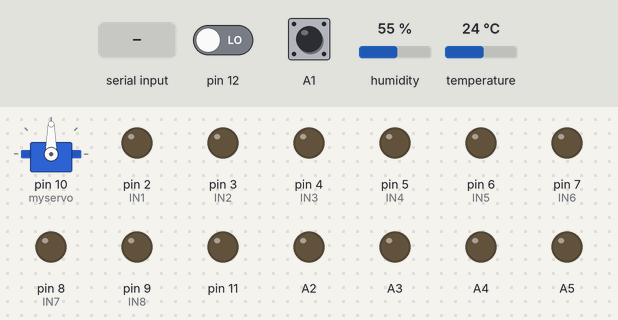
A sketch run on a simulated Arduino Uno, built with avr-gcc and run on an emulated ATmega328P. On the bench: servo, output pins drawn as LEDs (lit = HIGH). The inputs (shaded band) are chosen by the test bench; at power-on: pin 12 LOW, A1 HIGH, humidity 55 %, temperature 24 °C. What the sketch prints to the serial monitor is not drawn.

Above: at 1.2 s.
1.3 s: "1" received over Serial
At 2.3 s:
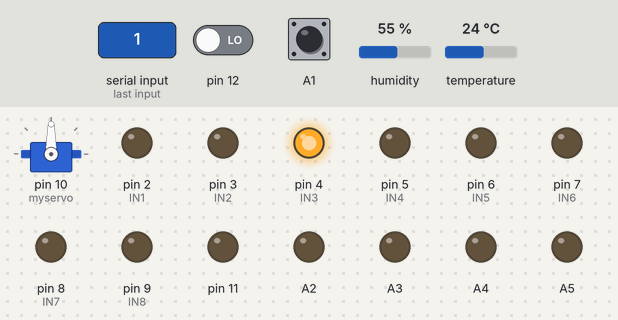
13.3 s: "2" received over Serial
At 16.5 s:
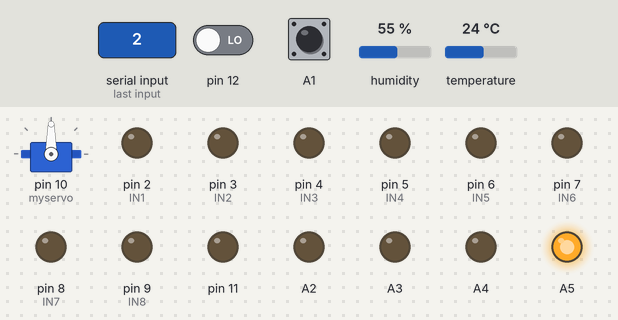
26.3 s: "3" received over Serial
At 29.0 s:
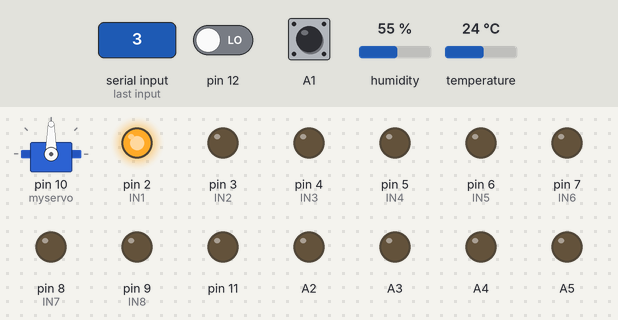
35.0 s: "4" received over Serial
At 36.3 s:
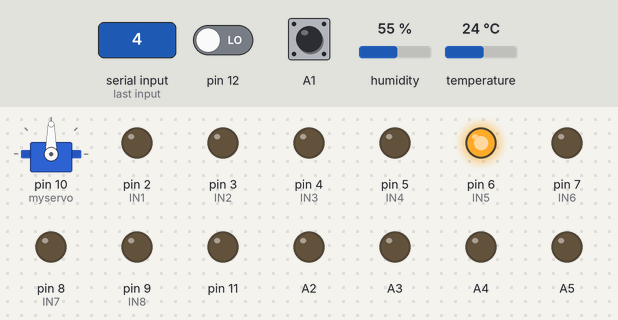
Timing chart, 0 to 59.2 s (numbered marks = the images above; inputs shaded):
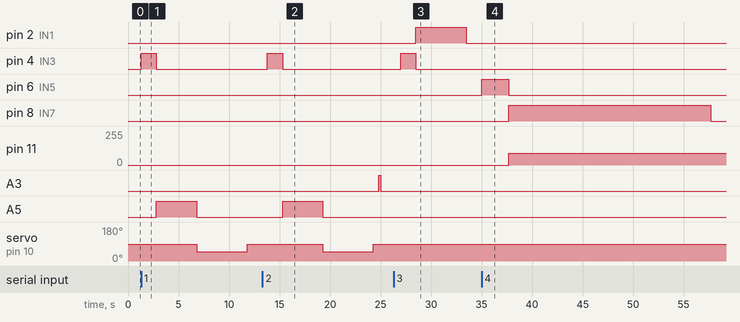

Measured:
- after the input at 1.3 s, pin 4 (IN3): LOW → HIGH at once, → LOW 1.5 s later; A5: LOW → HIGH after 1.5 s, → LOW 4.0 s later; servo on pin 10 (myservo): 90° → 50° after 5.5 s, → 90° 5.0 s later
- after the input at 13.3 s, pin 4 (IN3): LOW → HIGH after 0.50 s, → LOW 1.5 s later; A3: LOW → HIGH after 11.5 s, → LOW 0.20 s later; A5: LOW → HIGH after 2.0 s, → LOW 4.0 s later; servo on pin 10 (myservo): 90° → 50° after 6.0 s, → 90° 5.0 s later
- after the input at 26.3 s, pin 2 (IN1): LOW → HIGH after 2.2 s, → LOW 5.0 s later; pin 4 (IN3): LOW → HIGH after 0.70 s, → LOW 1.5 s later
- after the input at 35.0 s, pin 6 (IN5): LOW → HIGH at once, → LOW 2.7 s later; pin 8 (IN7): LOW → HIGH after 2.7 s, → LOW 20.0 s later; pin 11: 0/255 → 88/255 after 2.7 s

The sketch:

arduino.ino
```cpp
/*
콜라 A
보드카 B
우유 C
깔루아 D(PMW)
주스 E
그레나딘 F
*/
#include "DHT.h"
#define DHTPIN 13
#define DHTTYPE DHT11
DHT dht(DHTPIN, DHTTYPE);
//온습도센서 (DHT sensor library by Adafruiit ver1.4.4)
#include <ArduinoJson.h>
//json 처리 위한 라이브러리
//ArduinoJson bt Benoit Balanchon Ver6.21.3

#include <Servo.h>
Servo myservo;
//서보모터

unsigned long pre;
unsigned long tempPreTime = 999999999;
int making = 0;

//모터드라이버 1
int IN1 = 2;
int IN2 = 3;
int IN3 = 4;
int IN4 = 5;
//모터드라이버 2
int IN5 = 6;
int IN6 = 7;
int IN7 = 8;
int IN8 = 9;

void temp()
{
  float h = dht.readHumidity();
  float t = dht.readTemperature();
  if (isnan(h) || isnan(t)) {
    screw(0);
    return;
  }
  if(t>25)
  {
    milk();
    delay(500);
  }
  else if(h>60)
  {
    coke();
    delay(500);
  }
  else if(h>40)
  {
      screw(0);
      stir();
      stirstop();
  }
  else
  {
    screw(1);
     delay(500);
  }

}

void milk()
{
  Serial.print("milk");
  making=1;
  StartC();
  delay(2700);
  StopC();
  StartD(88);
  delay(20000);
  StopD();

  making=0;
  delay(500);
  Serial.println(8);
}

void screw(int num) {
  making = 1;
  StartB();
  delay(1500);
  StopB();
  StartE();
  delay(4000);
  StopE();
  stir();
  stirstop();
  if(num==1)
  {
    StartF();
    delay(200);
    StopF();
  }
  else{

  }


  making=0;
  delay(1500);
  Serial.println(8);
}

void coke() {
  making = 1;
  StartB();
  delay(1500);
  StopB();
  StartA();
  delay(5000);
  StopA();

  Serial.println(8);
  making=0;
  delay(500);
}


void humidity() {
  float h = dht.readHumidity();
  float t = dht.readTemperature();
// Read temperature as Celsius (the default)

  // Read temperature as Fahrenheit (isFahrenheit = true)
  // 화씨 하려면 true 붙이라함
  // if (isnan(h) || isnan(t) ) {
  //   Serial.write(("Failed to read from DHT sensor!"));
  //   return;
  // }
  // int humi=h;
  // int celci=t;
  //dht11 공식문서 참고내용

  DynamicJsonDocument doc(1024);
  doc["h"] = h;
  doc["t"] = t;


  //수위센서 추가할부분
  doc["l"]= digitalRead(12);


  String jsonStr;
  serializeJson(doc, jsonStr);
  Serial.print(jsonStr);
  //arduinoJson 예제 중 StringExample 파일 참고.
}


void liquid() {
  // int humi=h;
  // int celci=t;
  //dht11 공식문서 참고내용

  DynamicJsonDocument doc(1024);


  //수위센서 추가할부분
  doc["l"]= digitalRead(12);


  String jsonStr;
  serializeJson(doc, jsonStr);
  Serial.print(jsonStr);
  //arduinoJson 예제 중 StringExample 파일 참고.
}


int command;
void setup() {
  Serial.begin(9600);
  myservo.attach(10);  //서보
  dht.begin();         //온습도센서
  pinMode(12, INPUT);  //수위센서


  pinMode(IN1, OUTPUT);
  pinMode(IN2, OUTPUT);
  pinMode(IN3, OUTPUT);
  pinMode(IN4, OUTPUT);
  pinMode(IN5, OUTPUT);
  pinMode(IN6, OUTPUT);
  pinMode(IN7, OUTPUT);
  pinMode(IN8, OUTPUT);
  pinMode(A5, OUTPUT);
  pinMode(A4, OUTPUT);
  pinMode(A3, OUTPUT);
  pinMode(A2, OUTPUT);
  //모터드라이버
  pinMode(A1, INPUT_PULLUP);
  pinMode(A0, INPUT_PULLUP);
  //버튼
}

void loop() {
  unsigned long time = millis();
  //첫 작동후 흘러가는 시간이 time이라는 변수에 저장된다.

  int button = digitalRead(A1);
  if (button == LOW && making == 0) {
    Serial.print(9);  //다음거 버튼누른다.
    delay(3000);      //없으면 너무 중복돼서 데이터가 가
  }
  //다음거시작


  if (Serial.available()) {
    //서버에서 아두이노로 특정 data를 보내줬을때
    command = Serial.read();  //읽은거 command 저장
    //tempPreTime = time;
    if (command == '1') {
      Serial.print("screw");
       screw(0);

    }
    else if (command == '2') {
      Serial.print("sun");
      screw(1);
      delay(500);
    }
    else if (command == '3') {
      Serial.print("cola");
      coke();
      delay(500);
    }
    else if (command == '4') {
      milk();
      delay(500);
    }
    else if (command == '5') {
      temp();
      delay(500);
    }
    else if (command == '6') {
      Serial.print('for syrup');
          StartF();
    delay(500);
    StopF();
      Serial.print(8);
    }

  }
  else if (time - pre >= 5000) {
    pre = time;//10초마다 갱신할수 있도록 장치작동시간과 지난번 센서측정시간을 비교
    humidity();
  }


  //  else if (time - tempPreTime >= 5000 && time - tempPreTime <= 5001) {
  //   digitalWrite(3, LOW);
  //   Serial.println(3);
  //   making=0;
  //  }
}

void stir(){
  myservo.write(50);
  delay(5000);
}
void stirstop(){
  myservo.write(90);
  delay(500);
}

void StartA()
{
    digitalWrite(IN1,HIGH);
    digitalWrite(IN2,LOW);
}
void StopA()
{
    digitalWrite(IN1,LOW);
    digitalWrite(IN2,LOW);
}
void StartB()
{
    digitalWrite(IN3,HIGH);
    digitalWrite(IN4,LOW);
}
void StopB()
{
    digitalWrite(IN3,LOW);
    digitalWrite(IN4,LOW);
}
void StartC()
{
    digitalWrite(IN5,HIGH);
    digitalWrite(IN6,LOW);
}
void StopC()
{
    digitalWrite(IN5,LOW);
    digitalWrite(IN6,LOW);
}
void StartD(int num)
{
    digitalWrite(IN7,HIGH);
    digitalWrite(IN8,LOW);
    analogWrite(11,num);
}
void StopD()
{
    digitalWrite(IN7,LOW);
    digitalWrite(IN8,LOW);
}
void StartE()
{
    digitalWrite(A5,HIGH);
    digitalWrite(A4,LOW);
}
void StopE()
{
    digitalWrite(A5,LOW);
    digitalWrite(A4,LOW);
}
void StartF()
{
    digitalWrite(A3,HIGH);
    digitalWrite(A2,LOW);
}
void StopF()
{
    digitalWrite(A3,LOW);
    digitalWrite(A2,LOW);
}
```
